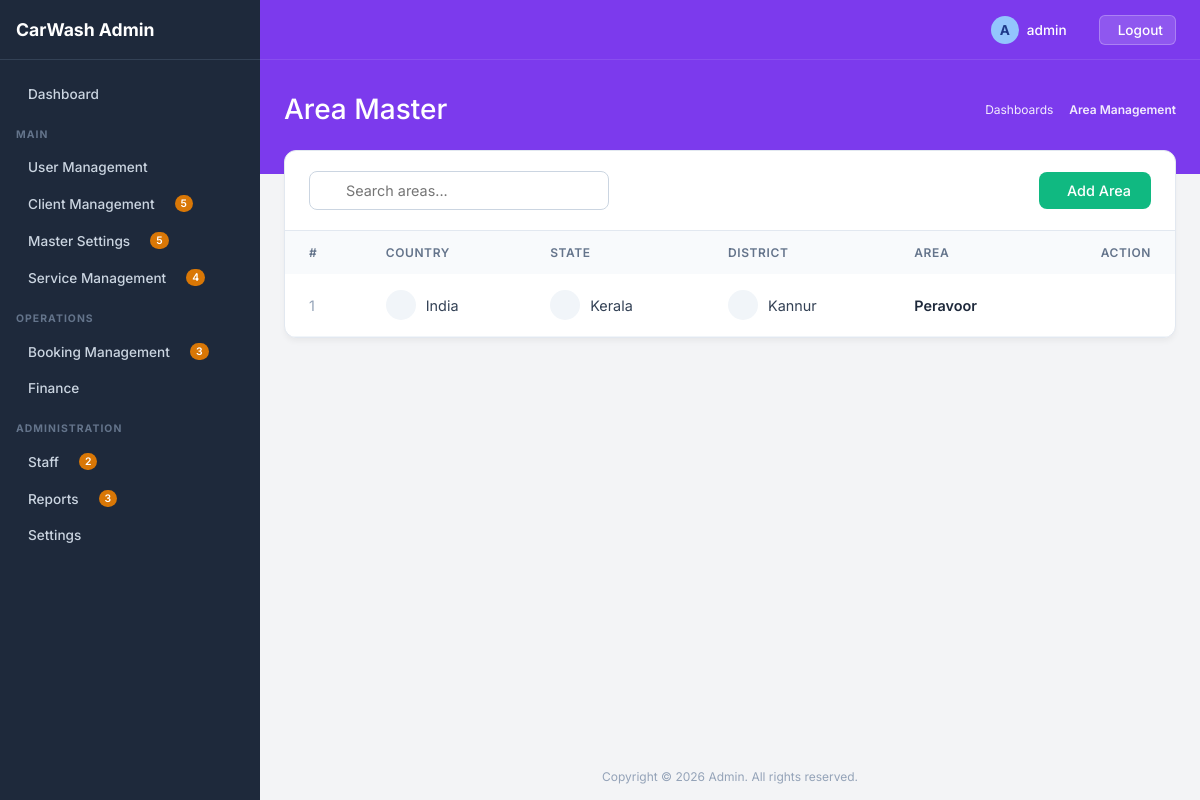
Page /area/ (signed in) on the committed database.
### core/models.py (models this page shows, shortened)
class BaseModel(models.Model):
    id = models.UUIDField(primary_key=True, default=uuid.uuid4, editable=False)
    auto_id = models.PositiveIntegerField(db_index=True, unique=True)
    creator = models.ForeignKey(
        "auth.User", blank=True, null=True,related_name="creator_%(class)s_objects", on_delete=models.CASCADE)
    updater = models.ForeignKey("auth.User", blank=True, null=True,
                                related_name="updater_%(class)s_objects", on_delete=models.CASCADE)
    date_added = models.DateTimeField(db_index=True, auto_now_add=True)
    date_updated = models.DateTimeField(auto_now_add=True)
    is_deleted = models.BooleanField(default=False)
    class Meta:
        abstract = True

class Area(BaseModel):
    district = models.ForeignKey(District, on_delete=models.CASCADE)
    name = models.CharField(max_length=100)

class District(BaseModel):
    state = models.ForeignKey(State, on_delete=models.CASCADE)
    name = models.CharField(max_length=100)

class State(BaseModel):
    country = models.ForeignKey(Country, on_delete=models.CASCADE)
    name = models.CharField(max_length=100)

class Country(BaseModel):
    name = models.CharField(max_length=100)

### core/views.py (the view)
# urls.py: path('area/', views.area_list, name='area_list'),
@login_required
def area_list(request):
    search = request.GET.get('search', '')
    queryset = Area.objects.filter(is_deleted=False)
    if search:
        queryset = queryset.filter(name__icontains=search)
    paginator = Paginator(queryset, 10)
    page_obj = paginator.get_page(request.GET.get('page'))
    return render(request, 'area/list.html', {
        'page_obj': page_obj,
        'search': search
    })

### core/templates/area/list.html (shortened to what this page needs)
{% extends 'base.html' %}
{% block page_title %}Area Master{% endblock %}
{% block breadcrumb_active %}Area Management{% endblock %}
{% block content %}
<div class="list-container">
    <div class="list-header">
        <form method="GET" class="search-wrapper">
            <input type="text" name="search" value="{{search}}" placeholder="Search areas..." class="search-input">
        </form>
        <a href="{% url 'area_create' %}" class="btn-create">
             Add Area
        </a>
    </div>
    <div style="overflow-x: auto;">
        <table class="premium-table">
            <thead>
                <tr>
                    <th>#</th>
                    <th>Country</th>
                    <th>State</th>
                    <th>District</th>
                    <th>Area</th>
                    <th style="text-align:right;">Action</th>
                </tr>
            </thead>
            <tbody>
                {% for obj in page_obj %}
                <tr>
                    <td style="color:#94a3b8;">{{ forloop.counter }}</td>
                    <td>
                        <div style="display:flex; align-items:center; gap:10px;">
                            <div style="width:30px;height:30px;border-radius:50%;background:#f1f5f9;display:flex;align-items:center;justify-content:center;">
                            </div>
                            {{ obj.district.state.country.name }}
                        </div>
                    </td>
                    <td>
                        <div style="display:flex; align-items:center; gap:10px;">
                            <div style="width:30px;height:30px;border-radius:50%;background:#f1f5f9;display:flex;align-items:center;justify-content:center;">
                            </div>
                            {{ obj.district.state.name }}
                        </div>
                    </td>
                    <td>
                        <div style="display:flex; align-items:center; gap:10px;">
                            <div style="width:30px;height:30px;border-radius:50%;background:#f1f5f9;display:flex;align-items:center;justify-content:center;">
                            </div>
                            {{ obj.district.name }}
                        </div>
                    </td>
                    <td style="font-weight:600; color:#1e293b;">
                        {{ obj.name }}
                    </td>
                    <td style="text-align:right;">
                        <div style="display:flex; gap:8px; justify-content:flex-end;">
                            <a href="{% url 'area_edit' obj.pk %}" class="action-btn edit">
                            </a>
                            <a href="{% url 'area_delete' obj.pk %}" onclick="return confirm('Delete this area?')" class="action-btn delete">
                            </a>
                        </div>
                    </td>
                </tr>
                {% endfor %}
            </tbody>
        </table>
    </div>
</div>
{% endblock %}

### core/templates/base.html (shortened to what this page needs)
<!DOCTYPE html>
<html lang="en">
<head>
</head>
<body>
    <aside class="sidebar">
        <div class="sidebar-header">
            <span>CarWash Admin</span>
        </div>
        <div class="sidebar-content">
            <a href="#" class="nav-item">
                <div class="nav-item-left">
                    Dashboard
                </div>
            </a>
            <div class="nav-section-title">MAIN</div>
            <div class="nav-item dropdown-toggle">
                <div class="nav-item-left">
                     User Management
                </div>
            </div>
            <div class="nav-item dropdown-toggle">
                <div class="nav-item-left">
                    Client Management
                    <span class="nav-badge">5</span>
                </div>
            </div>
            <div class="nav-item dropdown-toggle">
                <div class="nav-item-left">
                    Master Settings
                    <span class="nav-badge">5</span>
                </div>
            </div>
            <div class="nav-item dropdown-toggle">
                <div class="nav-item-left">
                    Service Management
                    <span class="nav-badge">4</span>
                </div>
            </div>
            <div class="nav-section-title">OPERATIONS</div>
            <div class="nav-item dropdown-toggle">
                <div class="nav-item-left">
                    Booking Management
                    <span class="nav-badge">3</span>
                </div>
            </div>
            <div class="nav-item dropdown-toggle">
                <div class="nav-item-left">
                    Finance
                </div>
            </div>
            <div class="nav-section-title">ADMINISTRATION</div>
            <div class="nav-item dropdown-toggle">
                <div class="nav-item-left">
                    Staff
                    <span class="nav-badge">2</span>
                </div>
            </div>
            <div class="nav-item dropdown-toggle">
                <div class="nav-item-left">
                    Reports
                    <span class="nav-badge">3</span>
                </div>
            </div>
            <div class="nav-item dropdown-toggle">
                <div class="nav-item-left">
                    Settings
                </div>
            </div>
        </div>
    </aside>
    <div class="main-wrapper">
        <div class="top-banner">
            <div class="top-navbar">
                <div class="navbar-right">
                    <div class="flex-center" style="gap: 8px;">
                        <span style="display:inline-block; width:28px; height:28px; border-radius:50%; background:#93c5fd; color:#1e3a8a; text-align:center; line-height:28px; font-weight:bold;">{{ request.user.username|make_list|first|upper|default:"A" }}</span>
                        <span>{{ request.user.username|default:"admin" }}</span>
                    </div>
                    {% if request.user.is_authenticated %}
                    <form method="post" action="{% url 'logout' %}" style="margin-left: 12px; display: inline;">
                        <button type="submit" style="background: rgba(255,255,255,0.15); border: 1px solid rgba(255,255,255,0.25); color: white; padding: 6px 12px; border-radius: 6px; cursor: pointer; display: flex; align-items: center; gap: 6px; font-size: 0.85rem; font-weight: 500; transition: all 0.2s;">
                             Logout
                        </button>
                    </form>
                    {% endif %}
                </div>
            </div>
            <div class="banner-header">
                <div class="banner-title">{% block page_title %}Dashboard{% endblock %}</div>
                <div class="banner-breadcrumbs">
                    <a href="#">Dashboards</a>
                    <span style="font-weight: 600;">{% block breadcrumb_active %}Admin Dashboard{% endblock %}</span>
                </div>
            </div>
        </div>
        <div class="content-area">
            {% block content %}{% endblock %}
        </div>
        <div style="margin-top:auto; padding: 16px; text-align: center; color: #94a3b8; font-size: 0.75rem;">
            Copyright © 2026 Admin. All rights reserved.
        </div>
    </div>
</body>
</html>

### core/templates/base.html (style rules this page uses)
:root { --bg-sidebar: #1e293b; --bg-body: #f3f4f6; --bg-banner: #7c3aed; --text-sidebar: #cbd5e1; --text-sidebar-hover: #ffffff; --sidebar-border: #334155; --badge-bg: #d97706; --badge-text: #ffffff; --sidebar-width: 260px; }
* { margin: 0; padding: 0; box-sizing: border-box; font-family: 'Inter', sans-serif; }
body { background-color: var(--bg-body); color: #1e293b; display: flex; min-height: 100vh; overflow-x: hidden; }
.sidebar { width: var(--sidebar-width); background-color: var(--bg-sidebar); display: flex; flex-direction: column; position: fixed; height: 100vh; overflow-y: auto; z-index: 100; }
.sidebar-header { padding: 16px; font-size: 1.1rem; font-weight: 700; display: flex; align-items: center; gap: 12px; color: white; border-bottom: 1px solid var(--sidebar-border); height: 60px; }
.sidebar-content { padding: 16px 0; }
.nav-section-title { color: #64748b; font-size: 0.65rem; text-transform: uppercase; letter-spacing: 0.1em; font-weight: 700; margin: 16px 16px 8px 16px; }
.nav-item { display: flex; align-items: center; justify-content: space-between; padding: 10px 16px; color: var(--text-sidebar); text-decoration: none; font-size: 0.85rem; font-weight: 500; cursor: pointer; transition: color 0.2s, background-color 0.2s; }
.nav-item-left { display: flex; align-items: center; gap: 12px; }
.nav-badge { background-color: var(--badge-bg); color: var(--badge-text); font-size: 0.65rem; font-weight: 600; padding: 2px 6px; border-radius: 12px; margin-left: 8px; }
.main-wrapper { flex: 1; margin-left: var(--sidebar-width); display: flex; flex-direction: column; min-height: 100vh; }
.top-banner { background-color: var(--bg-banner); color: white; display: flex; flex-direction: column; }
.top-navbar { height: 60px; display: flex; align-items: center; justify-content: space-between; padding: 0 24px; border-bottom: 1px solid rgba(255, 255, 255, 0.1); }
.navbar-right { display: flex; align-items: center; gap: 20px; }
.navbar-right span { font-size: 0.85rem; font-weight: 500; }
.banner-header { padding: 32px 24px 48px 24px; display: flex; justify-content: space-between; align-items: center; }
.banner-title { font-size: 1.75rem; font-weight: 500; }
.banner-breadcrumbs { font-size: 0.75rem; display: flex; align-items: center; gap: 8px; opacity: 0.9; }
.banner-breadcrumbs a { color: white; text-decoration: none; }
.content-area { padding: 0 24px 24px 24px; margin-top: -24px; flex: 1; }
.flex-center { display: flex; align-items: center; }
.list-container { background: white; border-radius: 12px; border: 1px solid #e2e8f0; box-shadow: 0 4px 6px -1px rgba(0, 0, 0, 0.05); overflow: hidden; }
.list-header { padding: 20px 24px; border-bottom: 1px solid #e2e8f0; display: flex; justify-content: space-between; align-items: center; }
.search-input { padding: 10px 16px; padding-left: 36px; border: 1px solid #cbd5e1; border-radius: 8px; font-size: 0.9rem; outline: none; width: 300px; transition: all 0.2s; font-family: 'Inter', sans-serif; }
.search-wrapper { position: relative; display: flex; align-items: center; }
.btn-create { background: #10b981; color: white; padding: 10px 20px; border-radius: 8px; text-decoration: none; font-size: 0.9rem; font-weight: 500; display: flex; align-items: center; gap: 8px; transition: background 0.2s; border: none; cursor: pointer; }
.premium-table { width: 100%; border-collapse: collapse; text-align: left; }
.premium-table th { background-color: #f8fafc; color: #64748b; font-size: 0.75rem; text-transform: uppercase; letter-spacing: 0.05em; padding: 14px 24px; font-weight: 600; }
.premium-table td { padding: 16px 24px; font-size: 0.9rem; color: #334155; border-bottom: 1px solid #f1f5f9; vertical-align: middle; }
.action-btn { padding: 6px; border-radius: 6px; color: #64748b; transition: all 0.2s; text-decoration: none; display: inline-flex; align-items: center; justify-content: center; }

### rows in the picture
Area: district.state.country.name "India", district.state.name "Kerala", district.name "Kannur", name "Peravoor"

### other values in the picture
{{ request.user.username|make_list|first|upper|default:"A" }} "A"
{{ request.user.username|default:"admin" }} "admin"
